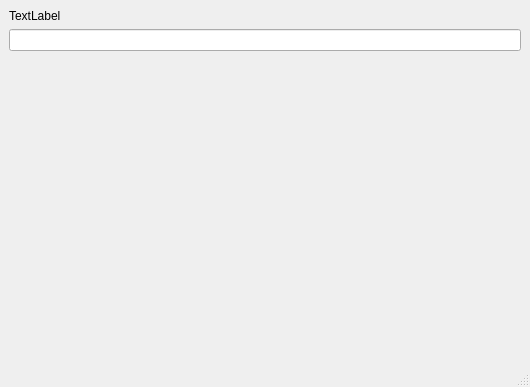
<?xml version="1.0" encoding="UTF-8"?>
<ui version="4.0">
 <class>MainWindow</class>
 <widget class="QMainWindow" name="MainWindow">
  <property name="geometry">
   <rect>
    <x>0</x>
    <y>0</y>
    <width>530</width>
    <height>387</height>
   </rect>
  </property>
  <property name="windowTitle">
   <string>MainWindow</string>
  </property>
  <widget class="QWidget" name="centralwidget">
   <layout class="QGridLayout" name="gridLayout">
    <item row="0" column="0">
     <layout class="QVBoxLayout" name="verticalLayout">
      <item>
       <layout class="QHBoxLayout" name="SpinHorizontalLayout"/>
      </item>
      <item>
       <widget class="QLabel" name="label">
        <property name="text">
         <string>TextLabel</string>
        </property>
       </widget>
      </item>
      <item>
       <widget class="QLineEdit" name="lineEdit_in"/>
      </item>
      <item>
       <spacer name="verticalSpacer">
        <property name="orientation">
         <enum>Qt::Vertical</enum>
        </property>
        <property name="sizeHint" stdset="0">
         <size>
          <width>20</width>
          <height>40</height>
         </size>
        </property>
       </spacer>
      </item>
     </layout>
    </item>
   </layout>
  </widget>
  <widget class="QMenuBar" name="menubar">
   <property name="geometry">
    <rect>
     <x>0</x>
     <y>0</y>
     <width>530</width>
     <height>30</height>
    </rect>
   </property>
  </widget>
  <widget class="QStatusBar" name="statusbar"/>
 </widget>
 <resources/>
 <connections/>
</ui>
